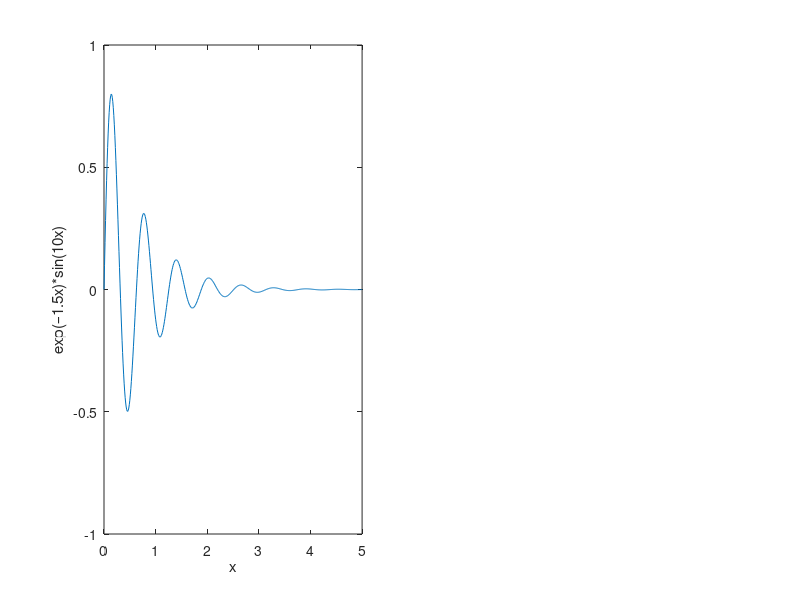

Reproduce this figure in MATLAB.
x = [0:0.01:5];
y = exp(-1.5*x).*sin(10*x);
subplot(1,2,1)
plot(x,y), xlabel('x'),ylabel('exp(–1.5x)*sin(10x)'),axis([0 5 -1 1])